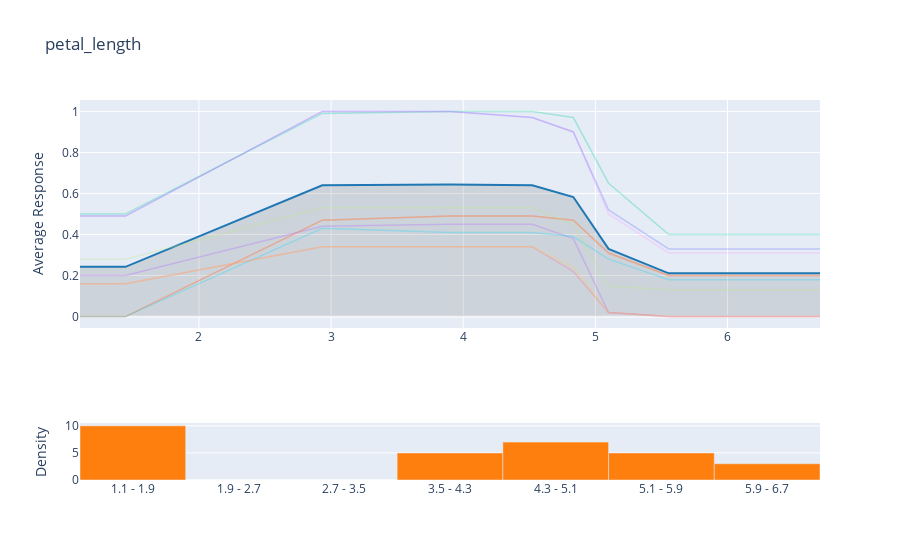

The notebook cell saved with this chart:
### Code cell
interpret_model(clf, plot = 'pdp', feature = 'petal_length')

### Figure 1 — Plotly figure (JSON) as saved in the notebook; plotly's stock layout.template omitted (floating-point values rounded to 4 significant figures)
{"data": [{"fill": "tonexty", "fillcolor": "rgba(68, 68, 68, 0.15)", "line": {"color": "#1f77b4"}, "mode": "lines", "name": "Main", "type": "scatter", "x": [1.1, 1.322, 1.444, 2.933, 3.9, 4.522, 4.833, 5.1, 5.556, 6.7], "xaxis": "x", "y": [0.2427, 0.2427, 0.2427, 0.6397, 0.6443, 0.6403, 0.5827, 0.3303, 0.2107, 0.2107], "yaxis": "y"}, {"connectgaps": true, "line": {"width": 1.5}, "mode": "lines", "name": "Background: 1", "opacity": 0.3, "type": "scatter", "x": [1.1, 1.322, 1.444, 2.933, 3.9, 4.522, 4.833, 5.1, 5.556, 6.7], "xaxis": "x", "y": [0, 0, 0, 0.47, 0.49, 0.49, 0.47, 0.31, 0.2, 0.2], "yaxis": "y"}, {"connectgaps": true, "line": {"width": 1.5}, "mode": "lines", "name": "Background: 2", "opacity": 0.3, "type": "scatter", "x": [1.1, 1.322, 1.444, 2.933, 3.9, 4.522, 4.833, 5.1, 5.556, 6.7], "xaxis": "x", "y": [0.5, 0.5, 0.5, 0.99, 1, 1, 0.97, 0.65, 0.4, 0.4], "yaxis": "y"}, {"connectgaps": true, "line": {"width": 1.5}, "mode": "lines", "name": "Background: 3", "opacity": 0.3, "type": "scatter", "x": [1.1, 1.322, 1.444, 2.933, 3.9, 4.522, 4.833, 5.1, 5.556, 6.7], "xaxis": "x", "y": [0.2, 0.2, 0.2, 0.44, 0.45, 0.45, 0.38, 0.02, 0, 0], "yaxis": "y"}, {"connectgaps": true, "line": {"width": 1.5}, "mode": "lines", "name": "Background: 4", "opacity": 0.3, "type": "scatter", "x": [1.1, 1.322, 1.444, 2.933, 3.9, 4.522, 4.833, 5.1, 5.556, 6.7], "xaxis": "x", "y": [0, 0, 0, 0.47, 0.49, 0.49, 0.47, 0.31, 0.2, 0.2], "yaxis": "y"}, {"connectgaps": true, "line": {"width": 1.5}, "mode": "lines", "name": "Background: 5", "opacity": 0.3, "type": "scatter", "x": [1.1, 1.322, 1.444, 2.933, 3.9, 4.522, 4.833, 5.1, 5.556, 6.7], "xaxis": "x", "y": [0, 0, 0, 0.43, 0.41, 0.41, 0.39, 0.28, 0.18, 0.18], "yaxis": "y"}, {"connectgaps": true, "line": {"width": 1.5}, "mode": "lines", "name": "Background: 6", "opacity": 0.3, "type": "scatter", "x": [1.1, 1.322, 1.444, 2.933, 3.9, 4.522, 4.833, 5.1, 5.556, 6.7], "xaxis": "x", "y": [0.16, 0.16, 0.16, 0.34, 0.34, 0.34, 0.22, 0.02, 0, 0], "yaxis": "y"}, {"connectgaps": true, "line": {"width": 1.5}, "mode": "lines", "name": "Background: 7", "opacity": 0.3, "type": "scatter", "x": [1.1, 1.322, 1.444, 2.933, 3.9, 4.522, 4.833, 5.1, 5.556, 6.7], "xaxis": "x", "y": [0.28, 0.28, 0.28, 0.53, 0.53, 0.53, 0.45, 0.15, 0.13, 0.13], "yaxis": "y"}, {"connectgaps": true, "line": {"width": 1.5}, "mode": "lines", "name": "Background: 8", "opacity": 0.3, "type": "scatter", "x": [1.1, 1.322, 1.444, 2.933, 3.9, 4.522, 4.833, 5.1, 5.556, 6.7], "xaxis": "x", "y": [0.49, 0.49, 0.49, 1, 1, 0.97, 0.9, 0.5, 0.31, 0.31], "yaxis": "y"}, {"connectgaps": true, "line": {"width": 1.5}, "mode": "lines", "name": "Background: 9", "opacity": 0.3, "type": "scatter", "x": [1.1, 1.322, 1.444, 2.933, 3.9, 4.522, 4.833, 5.1, 5.556, 6.7], "xaxis": "x", "y": [0.16, 0.16, 0.16, 0.34, 0.34, 0.34, 0.24, 0.02, 0, 0], "yaxis": "y"}, {"connectgaps": true, "line": {"width": 1.5}, "mode": "lines", "name": "Background: 10", "opacity": 0.3, "type": "scatter", "x": [1.1, 1.322, 1.444, 2.933, 3.9, 4.522, 4.833, 5.1, 5.556, 6.7], "xaxis": "x", "y": [0.49, 0.49, 0.49, 1, 1, 0.97, 0.9, 0.52, 0.33, 0.33], "yaxis": "y"}, {"marker": {"color": "#ff7f0e"}, "name": "Distribution", "type": "bar", "width": 1, "x": ["1.1 - 1.9", "1.9 - 2.7", "2.7 - 3.5", "3.5 - 4.3", "4.3 - 5.1", "5.1 - 5.9", "5.9 - 6.7"], "xaxis": "x2", "y": [10, 0, 0, 5, 7, 5, 3], "yaxis": "y2"}], "layout": {"showlegend": false, "title": {"text": "petal_length"}, "xaxis": {"anchor": "y", "domain": [0, 1]}, "xaxis2": {"anchor": "y2", "domain": [0, 1]}, "yaxis": {"anchor": "x", "domain": [0.4, 1], "title": {"text": "Average Response"}}, "yaxis2": {"anchor": "x2", "domain": [0, 0.15], "title": {"text": "Density"}}}}
